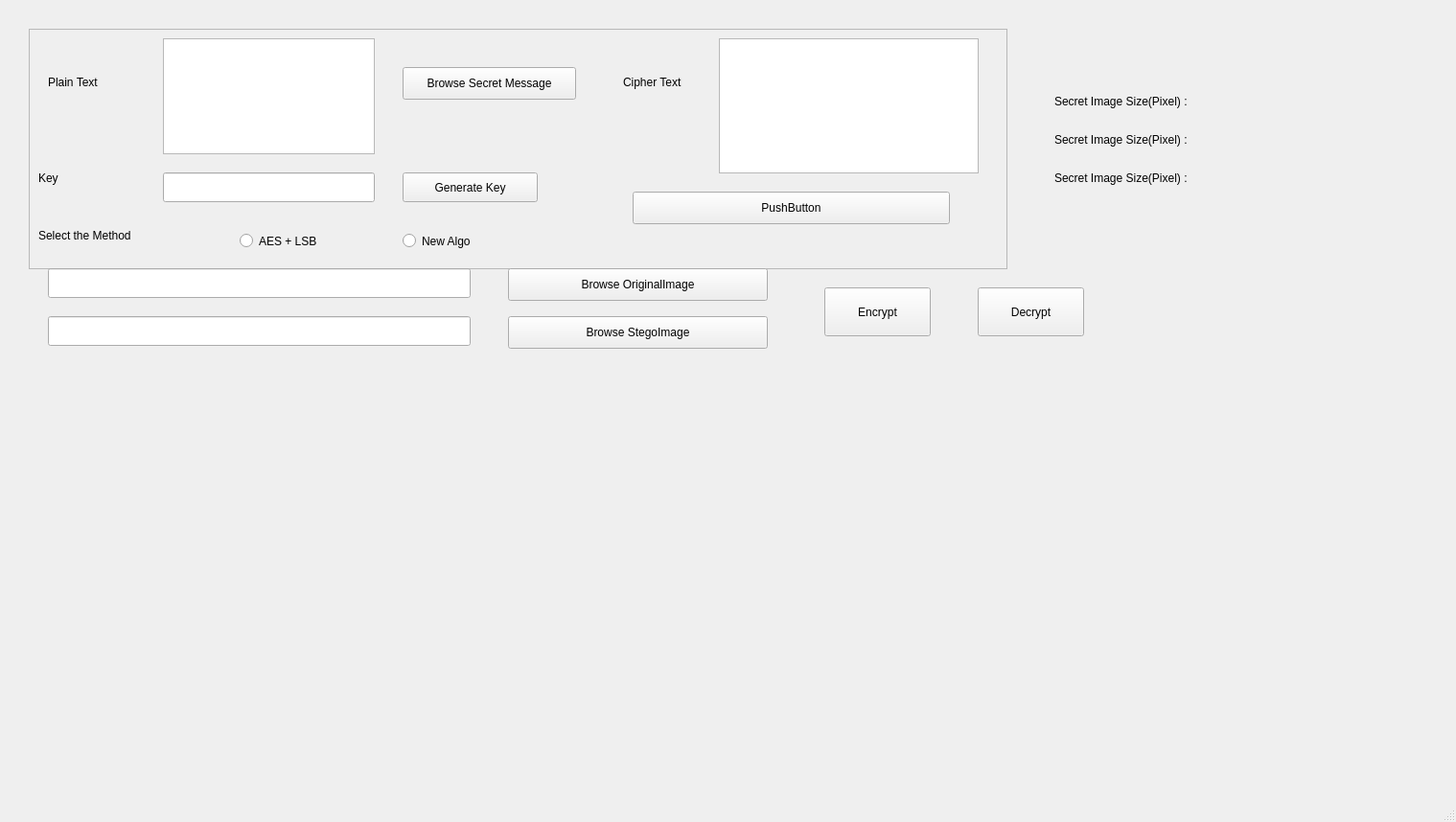
<?xml version="1.0" encoding="UTF-8"?>
<ui version="4.0">
 <class>MainWindow</class>
 <widget class="QMainWindow" name="MainWindow">
  <property name="geometry">
   <rect>
    <x>0</x>
    <y>0</y>
    <width>1519</width>
    <height>858</height>
   </rect>
  </property>
  <property name="windowTitle">
   <string>MainWindow</string>
  </property>
  <widget class="QWidget" name="centralwidget">
   <widget class="QFrame" name="frame">
    <property name="geometry">
     <rect>
      <x>30</x>
      <y>30</y>
      <width>1021</width>
      <height>251</height>
     </rect>
    </property>
    <property name="frameShape">
     <enum>QFrame::StyledPanel</enum>
    </property>
    <property name="frameShadow">
     <enum>QFrame::Raised</enum>
    </property>
    <widget class="QLineEdit" name="keyTextBox">
     <property name="geometry">
      <rect>
       <x>140</x>
       <y>150</y>
       <width>221</width>
       <height>31</height>
      </rect>
     </property>
    </widget>
    <widget class="QLabel" name="key">
     <property name="geometry">
      <rect>
       <x>10</x>
       <y>140</y>
       <width>101</width>
       <height>31</height>
      </rect>
     </property>
     <property name="text">
      <string>Key</string>
     </property>
    </widget>
    <widget class="QLabel" name="plainText">
     <property name="geometry">
      <rect>
       <x>20</x>
       <y>40</y>
       <width>101</width>
       <height>31</height>
      </rect>
     </property>
     <property name="text">
      <string>Plain Text</string>
     </property>
    </widget>
    <widget class="QPushButton" name="generateKey">
     <property name="geometry">
      <rect>
       <x>390</x>
       <y>150</y>
       <width>141</width>
       <height>31</height>
      </rect>
     </property>
     <property name="text">
      <string>Generate Key</string>
     </property>
    </widget>
    <widget class="QPlainTextEdit" name="plainTextEdit">
     <property name="geometry">
      <rect>
       <x>140</x>
       <y>10</y>
       <width>221</width>
       <height>121</height>
      </rect>
     </property>
    </widget>
    <widget class="QPushButton" name="pushButton_2">
     <property name="geometry">
      <rect>
       <x>390</x>
       <y>40</y>
       <width>181</width>
       <height>34</height>
      </rect>
     </property>
     <property name="text">
      <string>Browse Secret Message</string>
     </property>
    </widget>
    <widget class="QLabel" name="cipherText">
     <property name="geometry">
      <rect>
       <x>620</x>
       <y>40</y>
       <width>101</width>
       <height>31</height>
      </rect>
     </property>
     <property name="text">
      <string>Cipher Text</string>
     </property>
    </widget>
    <widget class="QRadioButton" name="radioButton_2">
     <property name="geometry">
      <rect>
       <x>390</x>
       <y>210</y>
       <width>119</width>
       <height>23</height>
      </rect>
     </property>
     <property name="text">
      <string>New Algo</string>
     </property>
    </widget>
    <widget class="QRadioButton" name="radioButton">
     <property name="geometry">
      <rect>
       <x>220</x>
       <y>210</y>
       <width>119</width>
       <height>23</height>
      </rect>
     </property>
     <property name="text">
      <string>AES + LSB</string>
     </property>
    </widget>
    <widget class="QPlainTextEdit" name="plainTextEdit_2">
     <property name="geometry">
      <rect>
       <x>720</x>
       <y>10</y>
       <width>271</width>
       <height>141</height>
      </rect>
     </property>
    </widget>
    <widget class="QLabel" name="key_2">
     <property name="geometry">
      <rect>
       <x>10</x>
       <y>200</y>
       <width>131</width>
       <height>31</height>
      </rect>
     </property>
     <property name="text">
      <string>Select the Method</string>
     </property>
    </widget>
    <widget class="QPushButton" name="pushButton_4">
     <property name="geometry">
      <rect>
       <x>630</x>
       <y>170</y>
       <width>331</width>
       <height>34</height>
      </rect>
     </property>
     <property name="text">
      <string>PushButton</string>
     </property>
    </widget>
   </widget>
   <widget class="QLabel" name="inputImage">
    <property name="geometry">
     <rect>
      <x>50</x>
      <y>400</y>
      <width>1431</width>
      <height>391</height>
     </rect>
    </property>
    <property name="text">
     <string/>
    </property>
   </widget>
   <widget class="QWidget" name="widget" native="true">
    <property name="geometry">
     <rect>
      <x>30</x>
      <y>260</y>
      <width>811</width>
      <height>131</height>
     </rect>
    </property>
    <widget class="QLineEdit" name="imagepath_2">
     <property name="geometry">
      <rect>
       <x>20</x>
       <y>20</y>
       <width>441</width>
       <height>31</height>
      </rect>
     </property>
    </widget>
    <widget class="QPushButton" name="pushButton">
     <property name="geometry">
      <rect>
       <x>500</x>
       <y>20</y>
       <width>271</width>
       <height>34</height>
      </rect>
     </property>
     <property name="text">
      <string>Browse OriginalImage</string>
     </property>
    </widget>
    <widget class="QPushButton" name="pushButton_3">
     <property name="geometry">
      <rect>
       <x>500</x>
       <y>70</y>
       <width>271</width>
       <height>34</height>
      </rect>
     </property>
     <property name="text">
      <string>Browse StegoImage</string>
     </property>
    </widget>
    <widget class="QLineEdit" name="imagepath_3">
     <property name="geometry">
      <rect>
       <x>20</x>
       <y>70</y>
       <width>441</width>
       <height>31</height>
      </rect>
     </property>
     <property name="text">
      <string/>
     </property>
    </widget>
   </widget>
   <widget class="QLabel" name="plainImageSize">
    <property name="geometry">
     <rect>
      <x>1290</x>
      <y>90</y>
      <width>131</width>
      <height>31</height>
     </rect>
    </property>
    <property name="text">
     <string/>
    </property>
   </widget>
   <widget class="QLabel" name="StegoImageSize">
    <property name="geometry">
     <rect>
      <x>1290</x>
      <y>130</y>
      <width>151</width>
      <height>31</height>
     </rect>
    </property>
    <property name="text">
     <string/>
    </property>
   </widget>
   <widget class="QLabel" name="plainText_4">
    <property name="geometry">
     <rect>
      <x>1290</x>
      <y>170</y>
      <width>141</width>
      <height>31</height>
     </rect>
    </property>
    <property name="text">
     <string/>
    </property>
   </widget>
   <widget class="QLabel" name="plainImageSize_2">
    <property name="geometry">
     <rect>
      <x>1100</x>
      <y>90</y>
      <width>191</width>
      <height>31</height>
     </rect>
    </property>
    <property name="text">
     <string>Secret Image Size(Pixel) : </string>
    </property>
   </widget>
   <widget class="QLabel" name="StegoImageSize_2">
    <property name="geometry">
     <rect>
      <x>1100</x>
      <y>130</y>
      <width>191</width>
      <height>31</height>
     </rect>
    </property>
    <property name="text">
     <string>Secret Image Size(Pixel) : </string>
    </property>
   </widget>
   <widget class="QLabel" name="secretMessageSize">
    <property name="geometry">
     <rect>
      <x>1100</x>
      <y>170</y>
      <width>181</width>
      <height>31</height>
     </rect>
    </property>
    <property name="text">
     <string>Secret Image Size(Pixel) : </string>
    </property>
   </widget>
   <widget class="QPushButton" name="encrypt">
    <property name="geometry">
     <rect>
      <x>860</x>
      <y>300</y>
      <width>111</width>
      <height>51</height>
     </rect>
    </property>
    <property name="text">
     <string>Encrypt</string>
    </property>
    <property name="icon">
     <iconset>
      <normaloff>images/encrypt.png</normaloff>images/encrypt.png</iconset>
    </property>
   </widget>
   <widget class="QPushButton" name="decrypt">
    <property name="geometry">
     <rect>
      <x>1020</x>
      <y>300</y>
      <width>111</width>
      <height>51</height>
     </rect>
    </property>
    <property name="text">
     <string>Decrypt</string>
    </property>
    <property name="icon">
     <iconset>
      <normaloff>images/decrypt.png</normaloff>images/decrypt.png</iconset>
    </property>
   </widget>
  </widget>
  <widget class="QMenuBar" name="menubar">
   <property name="geometry">
    <rect>
     <x>0</x>
     <y>0</y>
     <width>1519</width>
     <height>31</height>
    </rect>
   </property>
  </widget>
  <widget class="QStatusBar" name="statusbar"/>
 </widget>
 <resources/>
 <connections/>
</ui>
